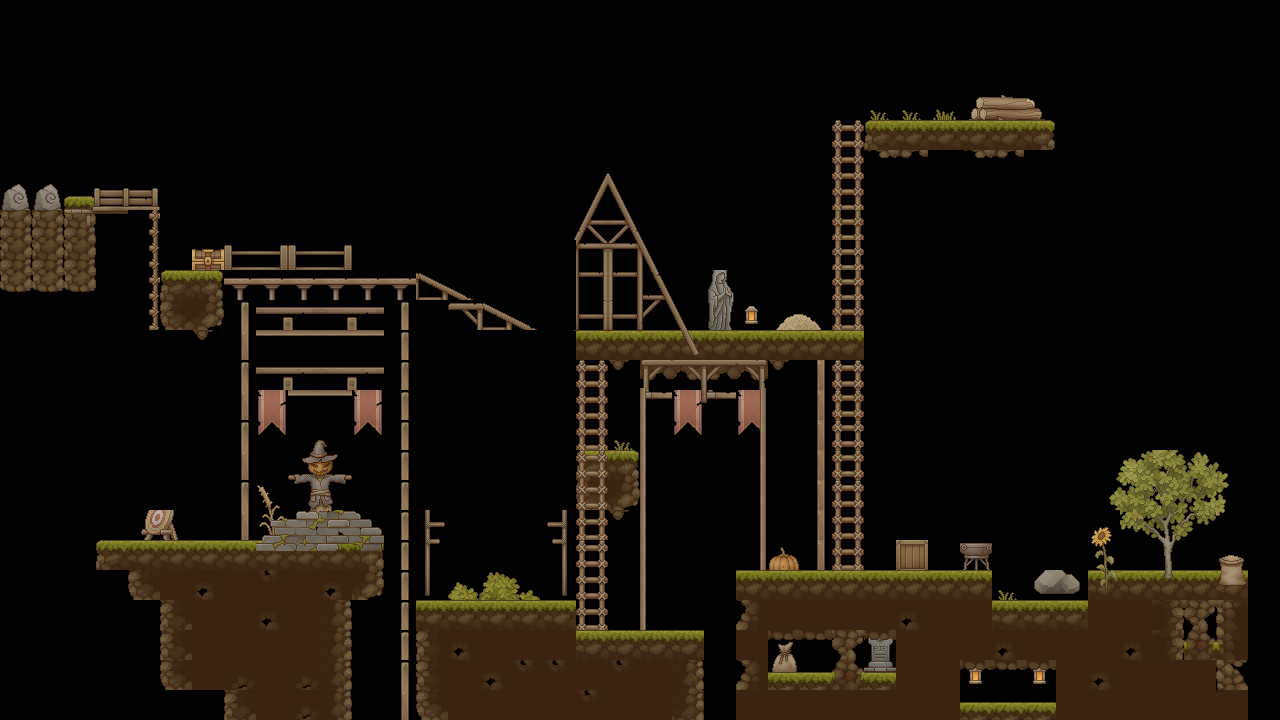

A level layout from a 2D game, rendered from its tile map. Below: a short description, then the map file with its tile-grid data intact:
An orthogonal 40x24 tile map with 32x30 px tiles, 2 tile layers (Platforms, Props), 2 tilesets.

<map version="1.10" tiledversion="1.11.0" orientation="orthogonal" renderorder="right-down" width="40" height="24" tilewidth="32" tileheight="30" infinite="0" nextlayerid="3" nextobjectid="1">
 <tileset firstgid="1" name="TX Tileset Ground" tilewidth="32" tileheight="30" tilecount="272" columns="16">
  <image source="../tiles/TX Tileset Ground.png" width="512" height="512" />
 </tileset>
 <tileset firstgid="273" name="TX Village Props" tilewidth="32" tileheight="30" tilecount="1088" columns="32">
  <image source="../tiles/TX Village Props.png" width="1024" height="1024" />
 </tileset>
 <layer id="1" name="Platforms" width="40" height="24">
  <data encoding="csv">
0,0,0,0,0,0,0,0,0,0,0,0,0,0,0,0,0,0,0,0,0,0,0,0,0,0,0,0,0,0,0,0,0,0,0,0,0,0,0,0,
0,0,0,0,0,0,0,0,0,0,0,0,0,0,0,0,0,0,0,0,0,0,0,0,0,0,0,0,0,0,0,0,0,0,0,0,0,0,0,0,
0,0,0,0,0,0,0,0,0,0,0,0,0,0,0,0,0,0,0,0,0,0,0,0,0,0,0,0,0,0,0,0,0,0,0,0,0,0,0,0,
0,0,0,0,0,0,0,0,0,0,0,0,0,0,0,0,0,0,0,0,0,0,0,0,0,0,0,0,0,766,0,0,0,0,0,0,0,0,0,0,
0,0,0,0,0,0,0,0,0,0,0,0,0,0,0,0,0,0,0,0,0,0,0,0,0,0,0,5,2,2,2,2,6,0,0,0,0,0,0,0,
0,0,0,0,0,0,0,0,0,0,0,0,0,0,0,0,0,0,0,0,0,0,0,0,0,0,0,71,72,0,71,72,0,0,0,0,0,0,0,0,
0,0,129,0,0,0,0,0,0,0,0,0,0,0,0,0,0,0,0,0,0,0,0,0,0,0,0,0,0,0,0,0,0,0,0,0,0,0,0,0,
0,0,145,0,0,0,0,0,0,0,0,0,0,0,0,0,0,0,0,0,0,0,0,0,0,0,0,0,0,0,0,0,0,0,0,0,0,0,0,0,
0,0,161,0,0,0,0,0,0,0,0,0,0,0,0,0,0,0,0,0,0,0,0,0,0,0,0,0,0,0,0,0,0,0,0,0,0,0,0,0,
0,0,177,0,0,5,6,0,0,0,0,0,0,0,0,0,0,0,0,0,0,0,0,0,0,0,0,0,0,0,0,0,0,0,0,0,0,0,0,0,
0,0,0,0,0,21,22,0,1107,1108,1107,1108,334,0,0,0,0,0,0,0,0,0,0,0,0,0,0,0,0,0,0,0,0,0,0,0,0,0,0,0,
0,0,0,0,0,0,208,0,1073742483,1073742483,1073742483,1073742483,334,0,0,0,0,0,2,2,2,2,2,2,2,2,2,0,0,0,0,0,0,0,0,0,0,0,0,0,
0,0,0,0,0,0,0,0,1107,1108,1107,1108,334,0,0,0,0,0,0,208,170,171,170,171,208,0,0,0,0,0,0,0,0,0,0,0,0,0,0,0,
0,0,0,0,0,0,0,0,549,1073742483,1073742483,549,334,0,0,0,0,0,0,0,1111,549,1111,549,0,0,0,0,0,0,0,0,0,0,0,0,0,0,0,0,
0,0,0,0,0,0,0,0,581,519,520,581,334,0,0,0,0,0,0,0,0,581,0,581,0,0,0,0,0,0,0,0,0,0,0,0,0,0,0,0,
0,0,0,0,0,0,0,0,0,551,552,0,334,0,0,0,0,0,5,6,0,0,0,0,0,0,0,0,0,0,0,0,0,0,0,0,0,0,0,0,
0,0,0,0,0,0,0,334,802,583,584,0,334,0,0,0,0,0,21,22,0,0,0,0,0,0,0,0,0,0,0,0,0,0,0,0,0,0,0,0,
0,0,0,0,327,328,0,366,834,615,616,0,334,0,0,0,0,0,0,208,0,0,0,0,0,0,0,0,0,0,0,0,0,0,0,0,0,0,0,0,
0,0,0,1,2,2,2,2,2,2,2,3,334,0,0,0,0,0,0,0,0,0,0,0,0,0,0,0,0,0,0,0,0,0,0,0,0,0,0,0,
0,0,0,0,21,18,92,18,125,18,92,22,334,0,0,0,0,0,0,0,0,0,0,2,2,2,2,2,2,2,2,0,0,0,2,2,2,2,2,0,
0,0,0,0,0,33,18,18,92,18,19,0,334,0,0,0,0,0,0,0,0,0,0,0,0,0,0,0,0,0,29,2,2,2,30,0,0,0,0,0,
0,0,0,0,0,33,18,18,18,18,19,0,334,0,0,0,125,0,0,0,0,0,0,0,511,0,0,449,0,0,0,0,0,0,0,0,0,0,0,0,
0,0,0,0,0,21,18,124,18,124,19,0,334,0,0,0,125,125,125,125,0,0,0,0,543,0,0,481,0,0,303,0,303,0,0,0,551,552,0,0,
0,0,0,0,0,0,0,33,18,124,19,0,366,0,0,0,125,125,125,125,125,125,0,0,0,0,0,0,0,0,0,0,0,0,0,0,0,0,0,0
</data>
 </layer>
 <layer id="2" name="Props" width="40" height="24">
  <data encoding="csv">
0,0,0,0,0,0,0,0,0,0,0,0,0,0,0,0,0,0,0,0,0,0,0,0,0,0,0,0,0,0,0,0,0,0,0,0,0,0,0,0,
0,0,0,0,0,0,0,0,0,0,0,0,0,0,0,0,0,0,0,0,0,0,0,0,0,0,0,0,0,0,0,0,0,0,0,0,0,0,0,0,
0,0,0,0,0,0,0,0,0,0,0,0,0,0,0,0,0,0,0,0,0,0,0,0,0,0,0,0,0,0,0,0,0,0,0,0,0,0,0,0,
0,0,0,0,0,0,0,0,0,0,0,0,0,0,0,0,0,0,0,0,0,0,0,0,0,0,0,797,797,0,630,631,632,0,0,0,0,0,0,0,
0,0,0,0,0,0,0,0,0,0,0,0,0,0,0,0,0,0,0,0,0,0,0,0,0,0,795,0,0,0,0,0,0,0,0,0,0,0,0,0,
0,0,0,0,0,0,0,0,0,0,0,0,0,0,0,0,1133,1134,1135,2147484783,2147484782,2147484781,0,0,0,0,827,0,0,0,0,0,0,0,0,0,0,0,0,0,
886,886,2147484244,2147484243,2147484242,0,0,0,0,0,0,0,0,0,0,0,1165,1166,1167,2147484815,2147484814,2147484813,0,0,0,0,859,0,0,0,0,0,0,0,0,0,0,0,0,0,
145,145,2147484276,2147484275,2147484410,0,0,0,0,0,0,0,0,0,0,0,1197,1198,1199,2147484847,2147484846,2147484845,0,0,0,0,859,0,0,0,0,0,0,0,0,0,0,0,0,0,
161,161,0,0,2147484442,0,884,377,378,377,378,0,0,0,0,0,1229,0,1231,2147484879,2147484878,2147484877,0,0,0,0,859,0,0,0,0,0,0,0,0,0,0,0,0,0,
177,177,0,0,2147484474,0,0,1038,1038,1038,1038,1038,1038,2147484680,2147484679,0,0,0,1263,2147484911,2147484910,2147484909,423,0,0,0,859,0,0,0,0,0,0,0,0,0,0,0,0,0,
0,0,0,0,2147484506,0,0,334,0,0,0,0,0,0,2147484681,2147484680,2147484679,0,1295,2147484943,2147484942,2147484941,455,303,535,536,859,0,0,0,0,0,0,0,0,0,0,0,0,0,
0,0,0,0,0,0,0,366,0,0,0,0,0,0,0,0,0,1326,1327,2147484975,2147484974,2147484973,0,0,0,0,0,0,0,0,0,0,0,0,0,0,0,0,0,0,
0,0,0,0,0,0,0,334,0,0,0,0,0,0,0,0,0,0,795,0,961,962,963,964,0,366,795,0,0,0,0,0,0,0,0,0,0,0,0,0,
0,0,0,0,0,0,0,366,0,0,0,0,0,0,0,0,0,0,827,0,2684355219,994,995,1610613395,0,366,795,0,0,0,0,0,0,0,0,0,0,0,0,0,
0,0,0,0,0,0,0,334,0,0,0,0,0,0,0,0,0,0,859,797,2684355219,0,0,536871571,0,366,795,0,0,0,0,0,0,0,0,0,0,0,0,0,
0,0,0,0,0,0,0,366,0,0,0,0,0,0,0,0,0,0,795,0,2684355219,0,0,536871571,0,366,795,0,0,0,0,0,0,0,806,807,808,809,810,0,
0,0,0,0,0,0,0,0,0,0,0,0,0,0,0,0,0,0,827,0,2684355219,0,0,1610613395,0,366,795,0,0,0,0,0,0,0,838,839,840,841,842,0,
0,0,0,0,0,0,0,0,968,969,970,971,0,2147484288,0,0,0,640,859,0,2684355219,0,0,1610613395,0,366,827,0,0,0,0,0,0,0,557,871,872,873,874,0,
0,0,0,0,0,0,0,0,1000,1001,1002,1003,0,2147484320,0,0,0,672,795,0,2684355219,0,0,1610613395,387,366,859,0,309,0,330,0,0,0,589,903,904,905,513,0,
0,0,0,0,0,0,0,0,0,0,0,0,0,2147484352,899,900,901,704,827,0,2684355219,0,0,0,0,0,0,0,0,0,0,797,684,685,621,935,936,937,545,0,
0,0,0,0,0,0,0,0,0,0,0,0,0,2,2,2,2,2,859,0,2684355219,0,0,181,18,18,18,18,92,18,18,0,0,0,18,18,2147483723,73,2147483726,0,
0,0,0,0,0,0,0,0,0,0,0,0,0,17,92,18,18,18,2,2,2,2,0,18,82,82,73,82,18,18,18,92,18,18,18,92,2147483723,89,2147483742,0,
0,0,0,0,0,0,0,0,0,0,0,0,0,17,18,92,125,125,18,125,18,19,0,181,98,98,89,98,18,18,82,82,82,18,92,18,18,18,2147483854,0,
0,0,0,0,0,0,0,0,0,0,0,0,0,21,18,18,18,18,125,18,18,35,0,18,18,18,18,18,18,18,98,98,98,18,18,18,18,18,18,0
</data>
 </layer>
</map>
